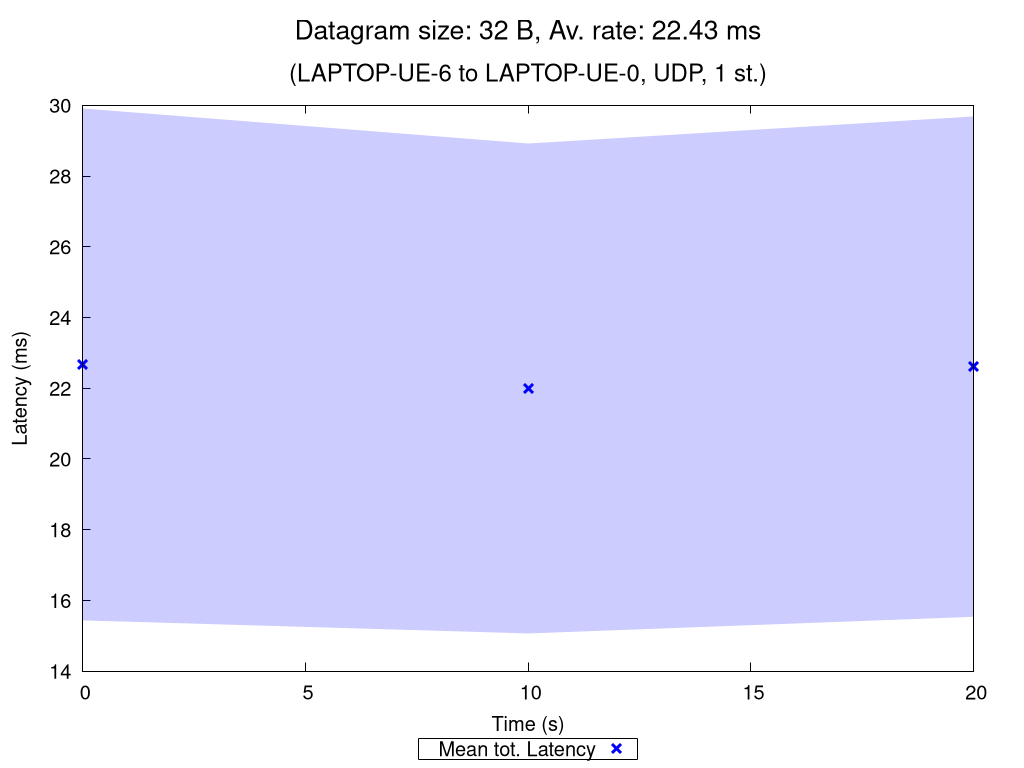

Reproduce this figure in gnuplot.
set terminal pngcairo nocrop enhanced size 1024,768 font "Verdana,15"
set output "UDP_1_st_2020_11_02_12-39-03_two2one_00032B.png"

set title "{/=20 Datagram size: 32 B, Av. rate: 22.43 ms}\n\n{/=18 (LAPTOP-UE-6 to LAPTOP-UE-0, UDP, 1 st.)}"

set xlabel "Time (s)"
set ylabel "Latency (ms)"
set ytics nomirror
set key bmargin center horizontal box samplen 1 width -1
set bmargin 4.6
set rmargin 4.5

rf = 1.0  # rate factor
set style fill transparent solid 0.2 noborder
set autoscale xfix
plot "UDP_1_st_2020_11_02_12-39-03_two2one_00032B_iperf_processed.dat" using 1:($2/rf-$3/rf):($2/rf+$3/rf) with filledcurves lc rgb "blue" notitle, \
     "" using 1:($2/rf) with points pt 2 ps 1.5 lw 3 lc rgb "blue" title "Mean tot. Latency", \
